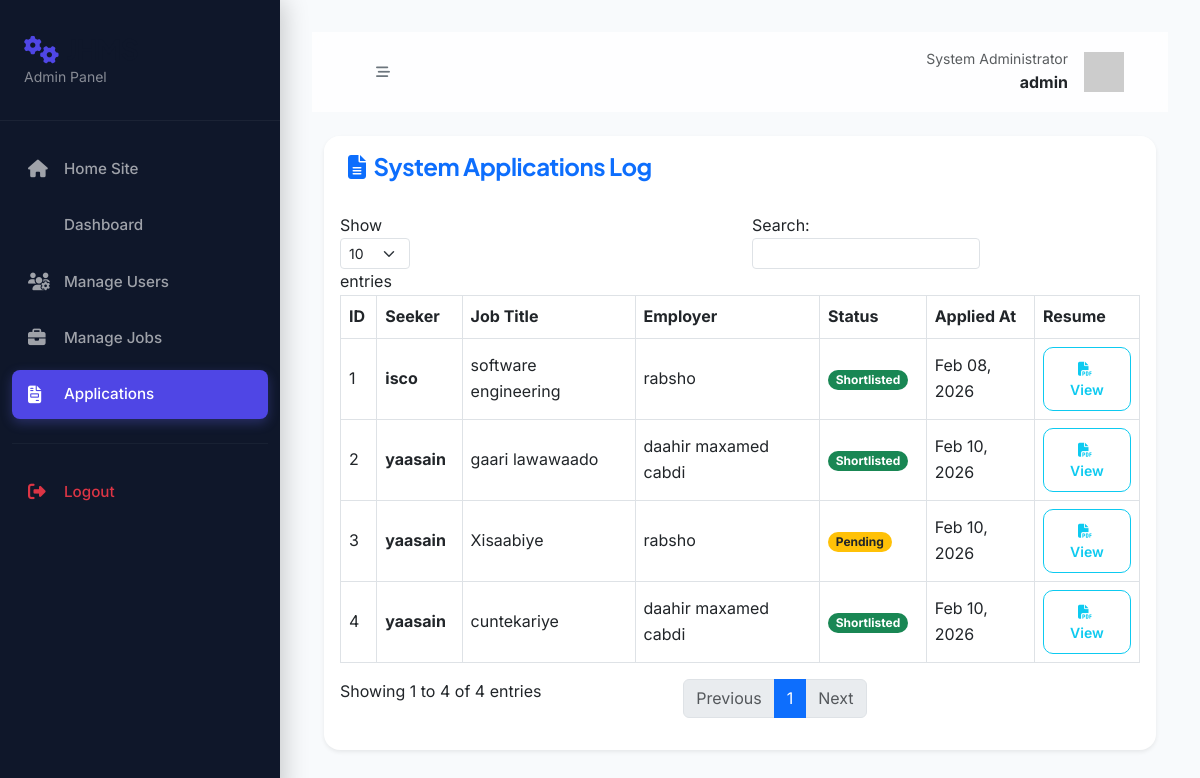
The page /admin/manage_applications.php (signed in) on the database its author committed.
### tables this page shows
CREATE TABLE `applications` (
  `application_id` int(11) NOT NULL,
  `job_id` int(11) NOT NULL,
  `seeker_id` int(11) NOT NULL,
  `status` enum('Pending','Shortlisted','Rejected') NOT NULL DEFAULT 'Pending',
  `resume_path` varchar(255) NOT NULL,
  `applied_at` timestamp NOT NULL DEFAULT current_timestamp()
);

CREATE TABLE `users` (
  `user_id` int(11) NOT NULL,
  `full_name` varchar(255) NOT NULL,
  `email` varchar(255) NOT NULL,
  `password_hash` varchar(255) NOT NULL,
  `role` enum('admin','employer','seeker') NOT NULL,
  `created_at` timestamp NOT NULL DEFAULT current_timestamp()
);

CREATE TABLE `jobs` (
  `job_id` int(11) NOT NULL,
  `employer_id` int(11) NOT NULL,
  `title` varchar(255) NOT NULL,
  `description` text NOT NULL,
  `category` varchar(100) NOT NULL,
  `salary_range` varchar(100) DEFAULT NULL,
  `location` varchar(255) DEFAULT NULL,
  `deadline` datetime NOT NULL,
  `created_at` timestamp NOT NULL DEFAULT current_timestamp()
);

### admin/manage_applications.php (the view)
<?php
require_once '../includes/db_connect.php';
require_once 'header.php';
$sql = "SELECT a.*, j.title as job_title, u.full_name as seeker_name, e.full_name as employer_name
        FROM applications a
        JOIN jobs j ON a.job_id = j.job_id
        JOIN users u ON a.seeker_id = u.user_id
        JOIN users e ON j.employer_id = e.user_id
        ORDER BY a.applied_at DESC";
$stmt = $conn->prepare($sql);
$stmt->execute();
$applications = $stmt->fetchAll();
?>
<div class="container-fluid">
    <div class="card shadow-sm border-0">
        <div class="card-header bg-white py-3 border-0">
            <h4 class="mb-0 fw-bold text-primary"><i class="fas fa-file-alt me-2"></i>System Applications Log</h4>
        </div>
        <div class="card-body">
            <div class="table-responsive">
                <table id="applicationsTable" class="table table-hover table-bordered align-middle w-100">
                    <thead class="bg-light">
                        <tr>
                            <th>ID</th>
                            <th>Seeker</th>
                            <th>Job Title</th>
                            <th>Employer</th>
                            <th>Status</th>
                            <th>Applied At</th>
                            <th>Resume</th>
                        </tr>
                    </thead>
                    <tbody>
                        <?php foreach ($applications as $app): ?>
                            <tr>
                                <td><?php echo $app['application_id']; ?></td>
                                <td class="fw-bold"><?php echo htmlspecialchars($app['seeker_name']); ?></td>
                                <td><?php echo htmlspecialchars($app['job_title']); ?></td>
                                <td><?php echo htmlspecialchars($app['employer_name']); ?></td>
                                <td>
                                    <?php
                                        $badgeClass = '';
                                        if ($app['status'] == 'Pending') $badgeClass = 'bg-warning text-dark';
                                        elseif ($app['status'] == 'Shortlisted') $badgeClass = 'bg-success';
                                        else $badgeClass = 'bg-danger';
                                    ?>
                                    <span class="badge rounded-pill <?php echo $badgeClass; ?>">
                                        <?php echo $app['status']; ?>
                                    </span>
                                </td>
                                <td><?php echo date('M d, Y', strtotime($app['applied_at'])); ?></td>
                                <td>
                                    <a href="../<?php echo htmlspecialchars($app['resume_path']); ?>" target="_blank" class="btn btn-sm btn-outline-info">
                                        <i class="fas fa-file-pdf me-1"></i> View
                                    </a>
                                </td>
                            </tr>
                        <?php endforeach; ?>
                    </tbody>
                </table>
            </div>
        </div>
    </div>
</div>
<?php require_once 'footer.php'; ?>

### admin/header.php (shortened to what this page needs)
<!DOCTYPE html>
<html lang="en">
<head>
    <link href="https://cdn.jsdelivr.net/npm/bootstrap@5.3.0/dist/css/bootstrap.min.css" rel="stylesheet">
    <link rel="stylesheet" href="https://cdnjs.cloudflare.com/ajax/libs/font-awesome/6.4.0/css/all.min.css">
    <link href="../assets/css/style.css" rel="stylesheet">
</head>
<body>
<div class="wrapper">
    <nav id="sidebar">
        <div class="sidebar-header">
            <h3><i class="fas fa-cogs me-2"></i>JHMS</h3>
            <p class="text-white-50 small mb-0">Admin Panel</p>
        </div>
        <ul class="list-unstyled components">
            <li class="mb-2">
                <a href="../index.php"><i class="fas fa-home"></i> Home Site</a>
            </li>
            <li class="mb-2 <?php echo basename($_SERVER['PHP_SELF']) == 'dashboard.php' ? 'active' : ''; ?>">
                <a href="dashboard.php"><i class="fas fa-grid-2"></i> Dashboard</a>
            </li>
            <li class="mb-2 <?php echo basename($_SERVER['PHP_SELF']) == 'manage_users.php' ? 'active' : ''; ?>">
                <a href="manage_users.php"><i class="fas fa-users-gear"></i> Manage Users</a>
            </li>
            <li class="mb-2 <?php echo basename($_SERVER['PHP_SELF']) == 'manage_jobs.php' ? 'active' : ''; ?>">
                <a href="manage_jobs.php"><i class="fas fa-briefcase"></i> Manage Jobs</a>
            </li>
            <li class="mb-2 <?php echo basename($_SERVER['PHP_SELF']) == 'manage_applications.php' ? 'active' : ''; ?>">
                <a href="manage_applications.php"><i class="fas fa-file-invoice"></i> Applications</a>
            </li>
            <li class="mt-4 pt-4 border-top border-secondary border-opacity-10">
                <a href="../logout.php" class="text-danger"><i class="fas fa-sign-out-alt"></i> Logout</a>
            </li>
        </ul>
    </nav>
    <div id="content">
        <nav class="navbar navbar-expand-lg border-0 shadow-none mb-4">
            <div class="container-fluid">
                <button type="button" id="sidebarCollapse" class="btn btn-outline-secondary border-0 btn-sm">
                    <i class="fas fa-bars-staggered"></i>
                </button>
                <div class="d-flex align-items-center ms-auto">
                    <div class="d-none d-md-block text-end me-3">
                        <small class="text-muted d-block">System Administrator</small>
                        <span class="fw-bold text-dark"><?php echo htmlspecialchars($_SESSION['full_name']); ?></span>
                    </div>
                    <div class="p-0 border-0">
                        <img src="https://ui-avatars.com/api/?name=<?php echo urlencode($_SESSION['full_name']); ?>&background=6366F1&color=fff&rounded=true" width="40" height="40" alt="Avatar">
                    </div>
                </div>
            </div>
        </nav>

### admin/footer.php (shortened to what this page needs)
    </div>
</div>
</body>
</html>

### assets/css/style.css (style rules this page uses)
:root { --primary-color: #0F172A; --accent-color: #4F46E5; --accent-light: #EEF2FF; --text-main: #1E293B; --text-muted: #64748B; --bg-color: #FFFFFF; --bg-soft: #F8FAFC; --success-color: #059669; --border-color: #E2E8F0; --card-bg: #FFFFFF; --sidebar-width: 280px; --glass-bg: rgba(255, 255, 255, 0.7); --glass-border: rgba(255, 255, 255, 0.2); --shadow-sm: 0 1px 2px 0 rgb(0 0 0 / 0.05); --shadow-md: 0 4px 6px -1px rgb(0 0 0 / 0.1), 0 2px 4px -2px rgb(0 0 0 / 0.1); --shadow-lg: 0 10px 15px -3px rgb(0 0 0 / 0.1), 0 4px 6px -4px rgb(0 0 0 / 0.1); --mesh-gradient: radial-gradient(at 0% 0%, hsla(253, 16%, 7%, 1) 0, transparent 50%), radial-gradient(at 50% 0%, hsla(225, 39%, 30%, 1) 0, transparent 50%), radial-gradient(at 100% 0%, hsla(339, 49%, 30%, 1) 0, transparent 50%); }
body { background-color: var(--bg-color); font-family: 'Inter', system-ui, -apple-system, sans-serif; color: var(--text-main); line-height: 1.6; overflow-x: hidden; }
h1, h2, h3, h4, h5, h6 { font-family: 'Plus Jakarta Sans', sans-serif; font-weight: 700; color: var(--primary-color); letter-spacing: -0.02em; }
.wrapper { display: flex; width: 100%; }
#sidebar { background: var(--primary-color) !important; min-width: var(--sidebar-width); max-width: var(--sidebar-width); min-height: 100vh; color: #F8FAFC; transition: all 0.4s cubic-bezier(0.4, 0, 0.2, 1); box-shadow: 4px 0 24px rgba(0, 0, 0, 0.2); z-index: 1000; }
#sidebar .sidebar-header { padding: 32px 24px; border-bottom: 1px solid rgba(255, 255, 255, 0.05); }
#sidebar .sidebar-header h3 { font-weight: 700; letter-spacing: -0.025em; margin-bottom: 0; }
#sidebar ul.components { padding: 24px 12px; }
#sidebar ul li a { padding: 12px 16px; font-size: 0.95rem; font-weight: 500; display: flex; align-items: center; color: rgba(255, 255, 255, 0.6); text-decoration: none; transition: all 0.2s ease; border-radius: 8px; margin-bottom: 4px; }
#sidebar ul li a i { width: 24px; font-size: 1.1rem; margin-right: 12px; }
#sidebar ul li a:hover, #sidebar ul li.active>a { background: rgba(255, 255, 255, 0.08); color: #FFFFFF; }
#sidebar ul li.active>a { background: var(--accent-color); box-shadow: 0 4px 12px rgba(99, 102, 241, 0.3); }
#content { width: 100%; padding: 32px; min-height: 100vh; transition: all 0.4s; background: #F8FAFC; }
.navbar { background: rgba(255, 255, 255, 0.8) !important; backdrop-filter: blur(8px); border-bottom: 1px solid #E2E8F0; padding: 16px 32px; }
.btn { padding: 10px 20px; font-weight: 600; border-radius: 10px; transition: all 0.2s cubic-bezier(0.4, 0, 0.2, 1); }
.card { border: 1px solid #E2E8F0; border-radius: 16px; box-shadow: var(--shadow-sm); transition: transform 0.3s ease, box-shadow 0.3s ease; overflow: hidden; }
.card-header { background: #ffffff; border-bottom: 1px solid #F1F5F9; padding: 20px 24px; }

### admin/header.php (style rules this page uses)
#sidebar .sidebar-header h3 i { color: var(--accent-color); }

### rows shown on the page
applications: application_id "4", seeker.full_name "yaasain", job.title "cuntekariye", users.full_name "daahir maxamed cabdi", status "Shortlisted", applied_at "Feb 10, 2026"
applications: application_id "3", seeker.full_name "yaasain", job.title "Xisaabiye", users.full_name "rabsho", status "Pending", applied_at "Feb 10, 2026"
applications: application_id "2", seeker.full_name "yaasain", job.title "gaari lawawaado", users.full_name "daahir maxamed cabdi", status "Shortlisted", applied_at "Feb 10, 2026"
applications: application_id "1", seeker.full_name "isco", job.title "software engineering", users.full_name "rabsho", status "Shortlisted", applied_at "Feb 08, 2026"

### other values the page prints
$_SESSION['full_name'] "admin"
